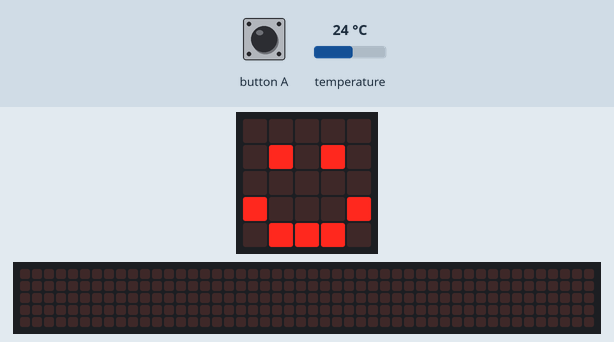
Recording of a program running on a simulated BBC micro:bit (MakeCode). Parts: the board's 5×5 LED display, a strip that is not on the board, showing the scrolling text unrolled. The inputs (shaded band) are chosen by the test bench; at power-on: temperature 24 °C. The 48×5 strip is a reading aid, not a part: it shows the text the display is scrolling, unrolled, one strip-width of it at a time.

Above: at 1.8 s.
1.9 s: button A pressed for 0.15 s
At 5.7 s:
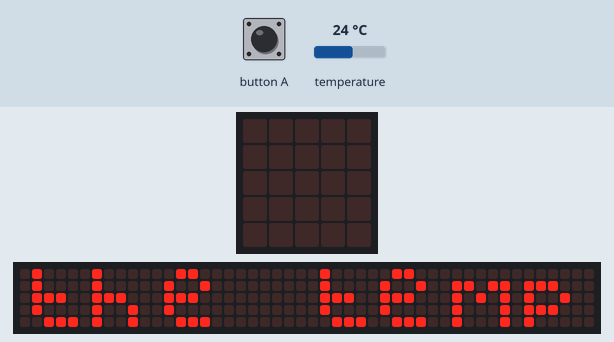
At 28.6 s:
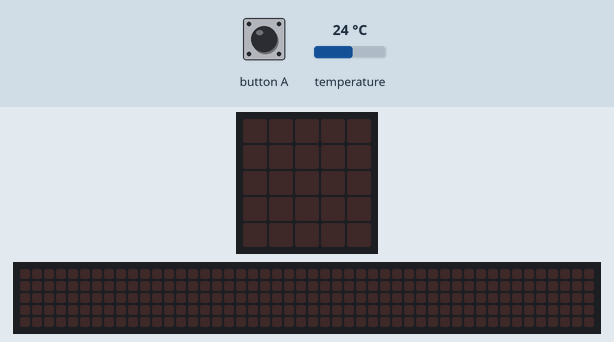

The program:

main.ts
```typescript
// (licence header left out)
let temperatureInKelvin: number
let temperatureInCelcius: number

basic.clearScreen()
basic.showIcon(IconNames.Happy)


input.onButtonPressed(Button.A, function () {
    temperatureInCelcius = input.temperature()
    temperatureInKelvin = temperatureInCelcius+273.15

    basic.clearScreen()
    basic.showString("the temperature is:" + temperatureInKelvin + " K.")
})
```

Measured:
- after the input at 1.9 s, the display: changes after 0.15 s (image 1)
- what the display in image 1 shows lasts 0.8 s, from 5.2 s to 6.0 s
